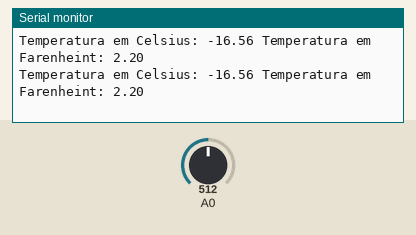
Recording of a sketch running on a simulated Arduino Uno, built with avr-gcc and run on an emulated ATmega328P. Shown: the last lines printed to the serial monitor. The test bench sets the inputs (shaded band); at power-on: A0 = 512.

Above: at 1.3 s.
1.4 s: A0 set to 716
At 2.0 s:
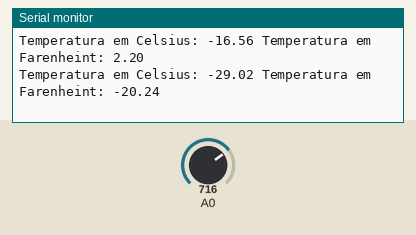
2.9 s: A0 set to 900
At 3.5 s:
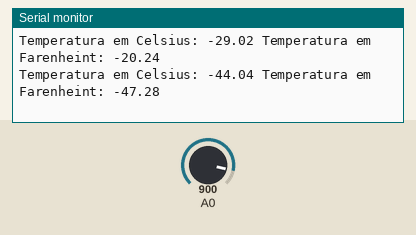
Timing chart, 0 to 5.9 s (numbered marks = the images above; inputs shaded):
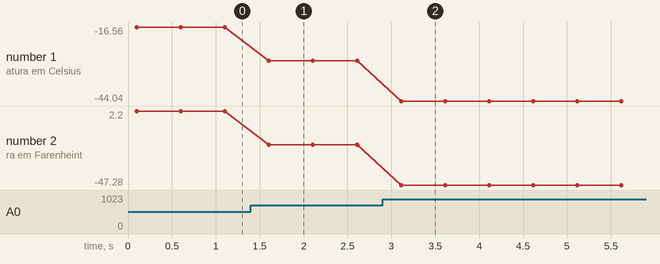

Measured:
- after the input at 1.4 s, the serial monitor: prints a new line after 0.21 s (image 1)
- after the input at 2.9 s, the serial monitor: prints a new line after 0.21 s (image 2)
- plotted number 1: -16.56 → -29.02 after the input at 1.4 s, -29.02 → -44.04 after the input at 2.9 s
- plotted number 2: 2.2 → -20.24 after the input at 1.4 s, -20.24 → -47.28 after the input at 2.9 s

The sketch:

SensorTNC.ino.ino
```cpp
#define Vin 5.0               // define constante = 5
#define T0 298.15             // define constante = 298.15 Kelvin
#define Rt 10000              // resistor do divisor de tensao
#define R0 10000 .            // valor da resistencia inicial do NTC
#define T1 273.15             // [K] in datasheet 0C
#define T2 373.15             // [K] in datasheet 100C
#define RT1 35563             // [ohms] resistencia in T1
#define RT2 549               // [ohms] resistencia in T2

float beta = 0.0;             // parametros iniciais kelvin
float Rinf = 0.0;             // parametros iniciais ohm
float TempKelvin = 0.0;       // variavel output
float TempCelsius = 0.0;      // variavel output
float TempFarenheit = 0.0;    // variavel output
float Vout = 0.0;             // vout in A0
float Rout = 0.0;             // rout in A0


void setup() {
  Serial.begin(9600);
  beta = (log(RT1 / RT2)) / ((1 / T1) - (1 / T2));   // calculo do beta
  Rinf = 1000 * exp(-beta / T0);                      // calculo de Rinf
  delay(100);
}

void loop() {
  Vout = Vin * ((float)(analogRead(0)) / 1024.0);   // calculo de V0 e leitura de A0
  Rout = (Rt * Vout / (Vin - Vout));                 // calculo de Rout
  TempKelvin = (beta / log(Rout / Rinf));           // calculo da temp em Kelvin
  TempCelsius = TempKelvin - 273.15;                // calculo da temp em Celsius
  TempFarenheit = (9 * (TempCelsius / 5)) + 32;
  Serial.print("Temperatura em Celsius: ");
  Serial.print(TempCelsius);
  Serial.print(" Temperatura em Farenheint: ");
  Serial.println(TempFarenheit);
  delay(500);
}
```
